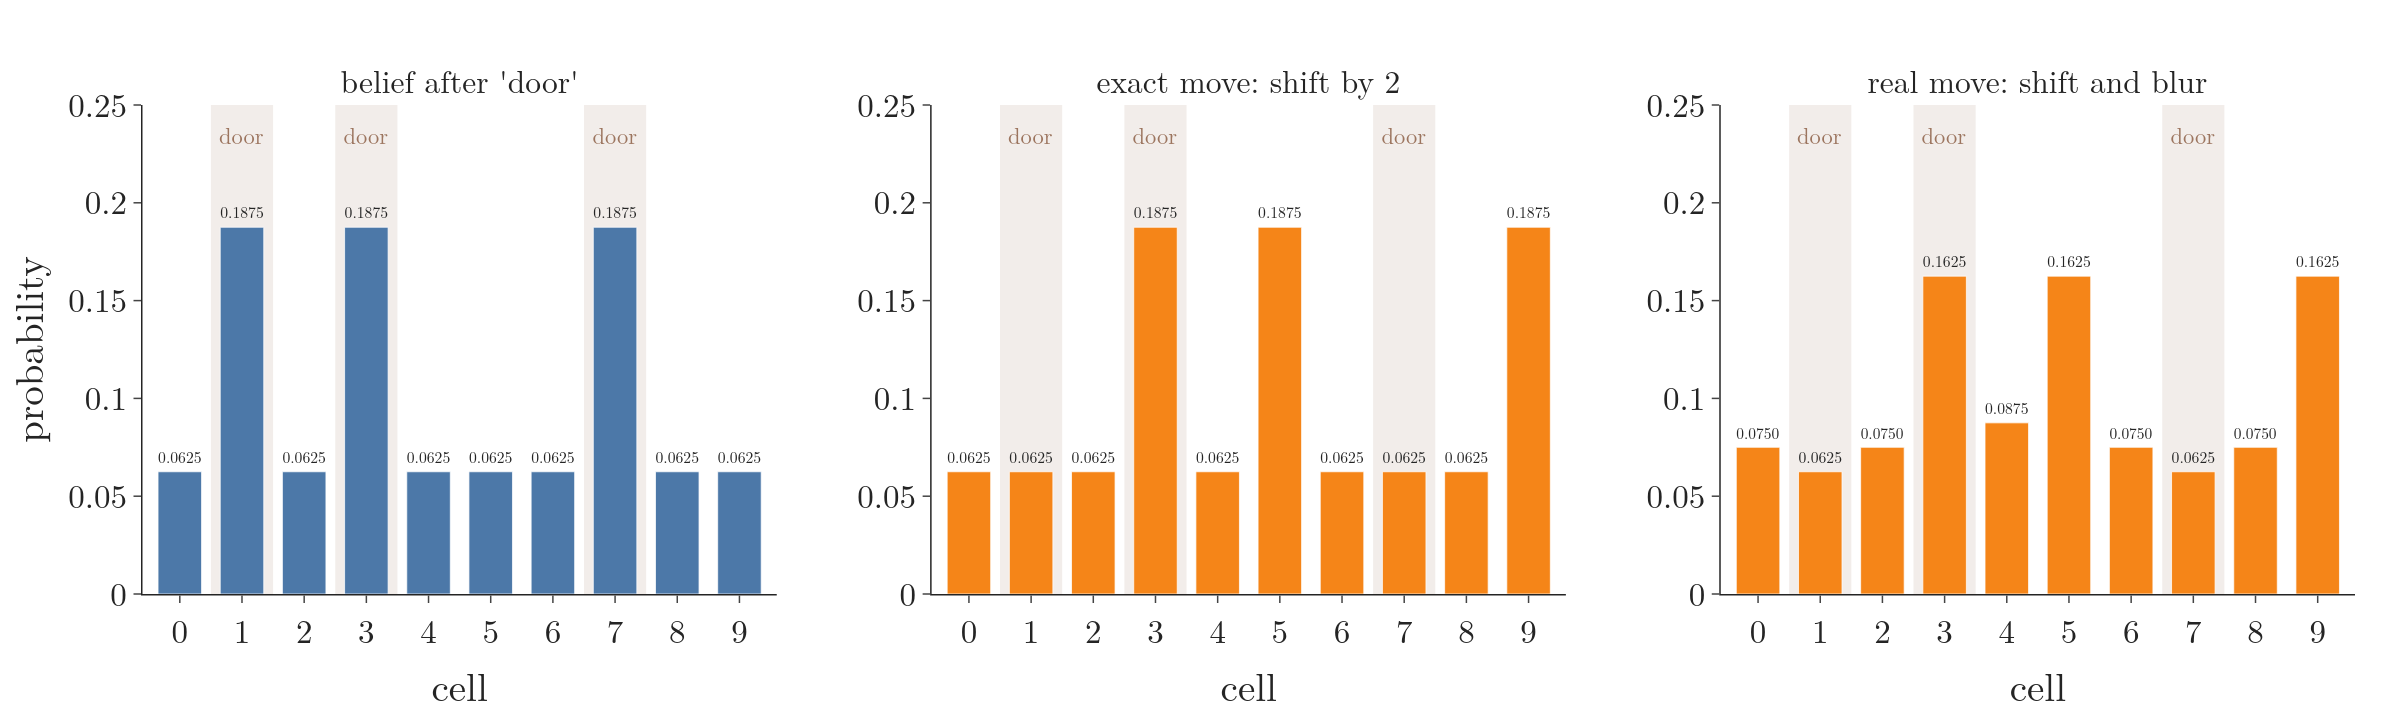

Reproduce this figure in Python.
"""The move step: the belief after the first 'door' (left), shifted exactly 2 cells (middle), and with the motion
uncertainty 0.1/0.8/0.1 (right): 0.1875 becomes 0.1625. Run: python move_step.py -> move_step.png"""
from pathlib import Path

import numpy as np
from plotly.subplots import make_subplots

from gifkit import BLUE, ORANGE
from hallplot import bars, door_labels, layout, predict, story

here = Path(__file__).parent
b0, b1, bb2, b2 = story()
fig = make_subplots(rows=1, cols=3, horizontal_spacing=0.07,
                    subplot_titles=["belief after 'door'", "exact move: shift by 2", "real move: shift and blur"])
for c, vals, color in ((1, b1, BLUE), (2, np.roll(b1, 2), ORANGE), (3, bb2, ORANGE)):
    bars(fig, vals, color, row=1, col=c, ymax=0.25)
    fig.data[-1].text = [f"{v:.4f}" for v in vals]
    fig.data[-1].textfont.size = 11
    door_labels(fig, 0.235, row=1, col=c)
    fig.update_xaxes(title="cell", row=1, col=c)
fig.update_yaxes(title="probability", row=1, col=1)
layout(fig, 1600, 480, top=70)
fig.write_image(here / "move_step.png", scale=1.5)
